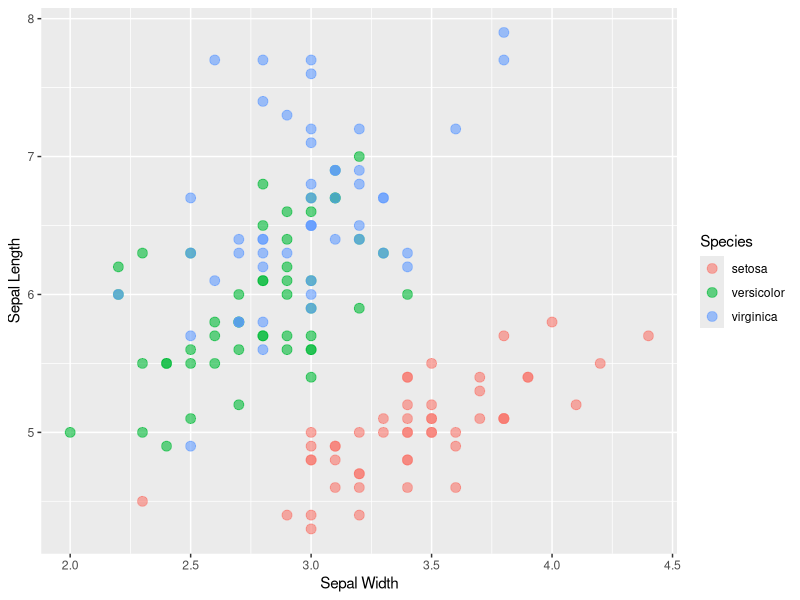
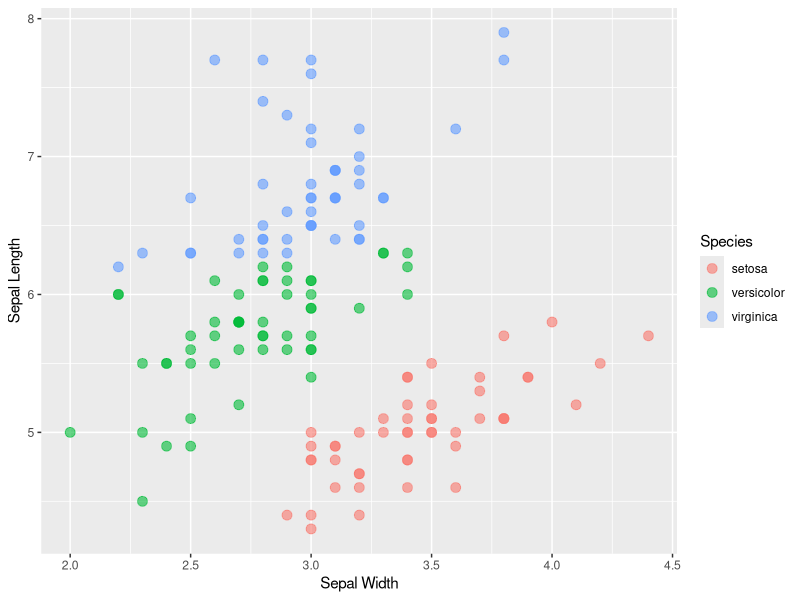
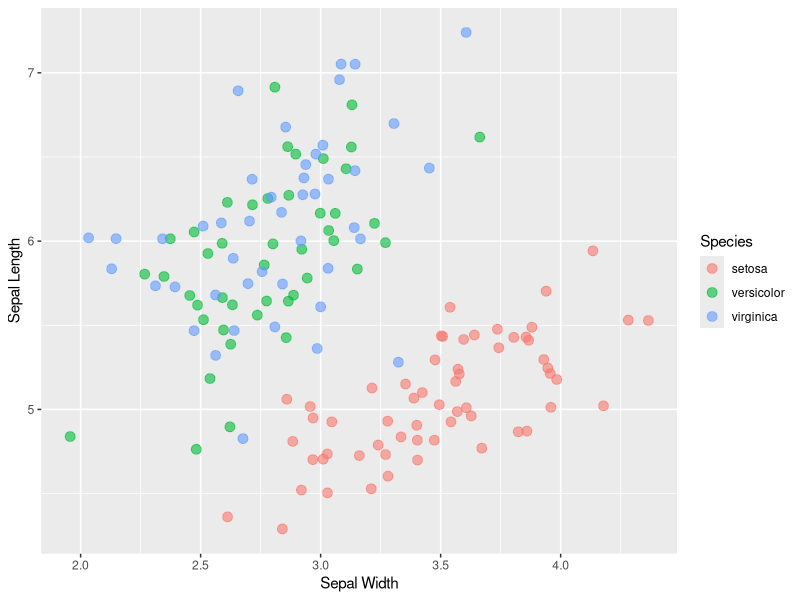
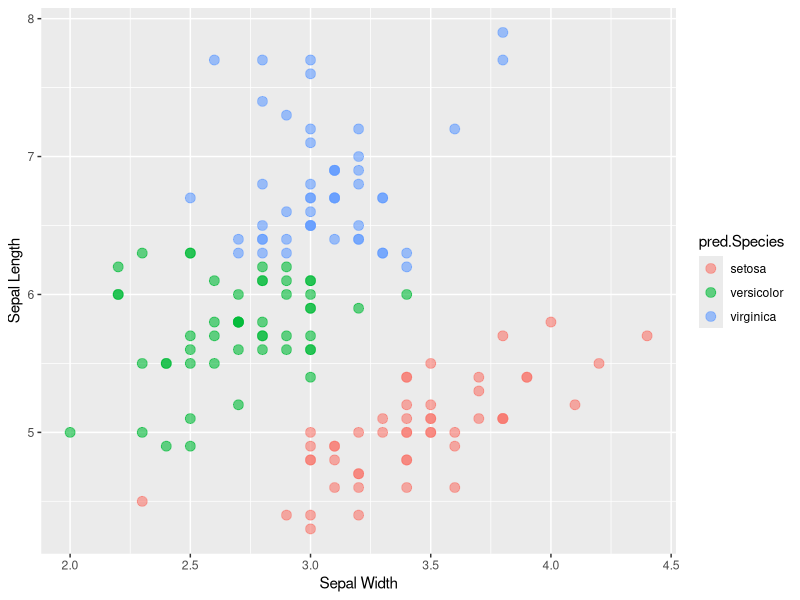

The R source for these figures, in order:
library(datasets)
library(ggplot2)
library(MASS)
library(mvtnorm)
library(nnet)

## linear discriminant analysis (LDA) on iris dataset
 
# function that computes prior probability
compute_prior <- function(data_set) {
  n <- nrow(data_set)
  occurances <- table(data_set$Species)  
  prior <- occurances / n
  return (prior)
}

# mean for each class
hard_coded_mean <- function(data_set) {
  specie <- as.character(unique(data_set$Species))
  df <- data.frame(Sepal.Length=numeric(),Sepal.Width=numeric(), Species=factor())
  for(thing in specie){
    idx <- which(data_set$Species == thing)
    class.data<- data_set[idx,]
    n <- length(idx)
    mean.1 <- mean(class.data$Sepal.Length)
    mean.2 <- mean(class.data$Sepal.Width)
    temp <- data.frame(mean.1, mean.2, thing)
    df <- rbind(df,temp)
  }
  names(df) <- c("Sepal.Length","Sepal.Width","Species")
  return(df)
}


discriminant_function <- function(x, mu, prior) {
  
  first <- t(x)%*%solve(cov.matrix)%*%mu
  second <- (1/2)*t(mu)%*%solve(cov.matrix)%*%mu
  third <- log(prior)
  return (first-second+third)
}

set.seed(12345)
data(iris)

# scatterplot of Sepal Width versus Sepal Length, observations are colored by Species
Sepal.Length <- iris$Sepal.Length
ggplot(data = iris, mapping = aes(x = Sepal.Width, y = Sepal.Length)) + 
  geom_point(aes(color = Species), size = 3, alpha = 0.6) +
  xlab("Sepal Width") +
  ylab("Sepal Length") 

# LDA: 4 steps
# 1) Compute mean, covariance matrices and prior probabilities per class
means <- hard_coded_mean(iris)
prior <- compute_prior(iris)

iris.cov.setosa  <- cov(iris[1:50, 1:2])
iris.cov.versicolor    <- cov(iris[51:100, 1:2])
iris.cov.virginica   <- cov(iris[101:150, 1:2])


# 2) Compute overall (pooled) covariance matrix
cov.matrix <- 1/nrow(iris) * ( 50*iris.cov.setosa + 50*iris.cov.versicolor + 50*iris.cov.virginica )
cov.matrix

# 3) Compute discriminant functions for each class
d.setosa = c()
d.versicolor = c()
d.virginica = c()
for(k in 1:150) {
  d.setosa <- c(d.setosa, discriminant_function(as.numeric(iris[k, 1:2]), 
                                    as.numeric(means[1,1:2]), 
                                    prior[1]))
  
  d.versicolor <- c(d.versicolor, discriminant_function(as.numeric(iris[k, 1:2]), 
                                        as.numeric(means[2,1:2]), 
                                        prior[2]))
  
  d.virginica <- c(d.virginica, discriminant_function(as.numeric(iris[k, 1:2]), 
                                        as.numeric(means[3,1:2]), 
                                        prior[3]))
}

# 4) Compute equations of decision boundaries between classes 
Wi <- function(mu, prior) {
  return (solve(cov.matrix)%*%mu)
}
W0 <- function(mu, prior) {
  return (-1/2*t(mu)%*%solve(cov.matrix)%*%mu+log(prior))
}

w0.setosa <- W0( as.numeric(means[1,1:2]), prior[1])
w.setosa  <- Wi( as.numeric(means[1,1:2]), prior[1])

w0.versicolor <- W0(as.numeric(means[2,1:2]), prior[2])
w.versicolor <- Wi(as.numeric(means[2,1:2]), prior[2])

w0.virginica <- W0(as.numeric(means[3,1:2]), prior[3])
w.virginica <- Wi(as.numeric(means[3,1:2]), prior[3])

w.versicolor-w.setosa
w0.versicolor-w0.setosa
w.versicolor-w.virginica
w0.versicolor-w0.virginica
w.virginica-w.setosa
w0.virginica-w0.setosa

# Using discriminant functions to predict the species from the original data 
disc_func_val <- data.frame(d.setosa,d.versicolor,d.virginica)
y_true <- data.frame(Sepal.Length=iris$Sepal.Length, 
                     Sepal.Width=iris$Sepal.Width, 
                     Species=iris$Species)

y_predict <- data.frame(Sepal.Length=iris$Sepal.Length, 
                        Sepal.Width=iris$Sepal.Width)
for (i in 1:150) {
  idx <- which(disc_func_val[i,] == max(disc_func_val[i,]))
  temp_species <- '' 
  if(idx == 1) 
    temp_species <- 'setosa'
  else if (idx  == 2)
    temp_species <- 'versicolor'
  else if (idx == 3)
    temp_species <- 'virginica'
  else 
    temp_species <- 'ERROR C:'
  
  y_predict$Species[i] <- temp_species
}

# plotting scatterplot of Sepal Length versus Sepal Width with color = predicted Species 
ggplot(data = y_predict, mapping = aes(x = Sepal.Width, y = Sepal.Length)) + 
  geom_point(aes(color = Species), size = 3, alpha = 0.6) +
  xlab("Sepal Width") +
  ylab("Sepal Length")

Missclass_rate <- function(true, pred) {
  cm <- table(true$Species, as.factor(pred))
  print(cm)
  return(1-sum(diag(cm))/sum(cm))
}

# try the LDA analysis with R's lda() function 
MR <- Missclass_rate(y_true, y_predict$Species)
LDA <- lda( Species ~ ., y_true)
lda_predict <- predict(LDA)
MR_LDA <- Missclass_rate(y_true, lda_predict$class)
# -> similar results! so what I did seems correct


# Trying to generate new data of this kind with the same total number of cases 
# as in the original data (using mean and variance from above)
generate_data <- function(n) {
  set.seed(12345)
  samples <- sample(x = c(levels(iris$Species)), size = n, prob = prior, replace = TRUE)
  
  n.set <- sum(samples == 'setosa')
  n.ver <- sum(samples == 'versicolor')
  n.vir <- sum(samples == 'virginica')
  
  set <- rmvnorm(n = n.set, mean = as.numeric(means[1,1:2]), sigma = iris.cov.setosa)
  ver <- rmvnorm(n = n.ver, mean = as.numeric(means[2,1:2]), sigma = iris.cov.versicolor)
  vir <- rmvnorm(n = n.vir, mean = as.numeric(means[2,1:2]), sigma = iris.cov.virginica)
  
  spec <- c(rep('setosa', n.set), rep('versicolor', n.ver), rep('virginica', n.vir))
  
  data <- data.frame(Sepal.Length = c(set[,1], ver[,1], vir[,1]),
                     Sepal.Width = c(set[,2], ver[,2], vir[,2]), 
                     Species = spec)
  return(data)
}

new_data <- generate_data(150)
#print(new_data)

# plotting a scatterplot of the same kind as above but for the new data 
ggplot(data = new_data, mapping = aes(x = Sepal.Width, y = Sepal.Length)) + 
  geom_point(aes(color = Species), size = 3, alpha = 0.6) +
  xlab("Sepal Width") +
  ylab("Sepal Length")
# -> generated data looks very similar to original data!


# Testing classification by logistic regression (using function
# multinom() from nnet package)
irisnew <- iris[, c("Sepal.Length", "Sepal.Width")]

irislogReg <- multinom(Species~Sepal.Length+Sepal.Width , iris )

irislogRegPredict <- predict(irislogReg,irisnew,type = "class")

iris.pred.df <- data.frame(irisnew, "pred.Species" = irislogRegPredict)
MR_logreg <- Missclass_rate(y_true, iris.pred.df$pred.Species)
#MR_logreg
## -> actually better than LDA!!

# plotting the classified data 
ggplot(data = iris.pred.df, mapping = aes(x = Sepal.Width, y = Sepal.Length)) + 
  geom_point(aes(color = pred.Species), size = 3, alpha = 0.6) +
  xlab("Sepal Width") +
  ylab("Sepal Length")
